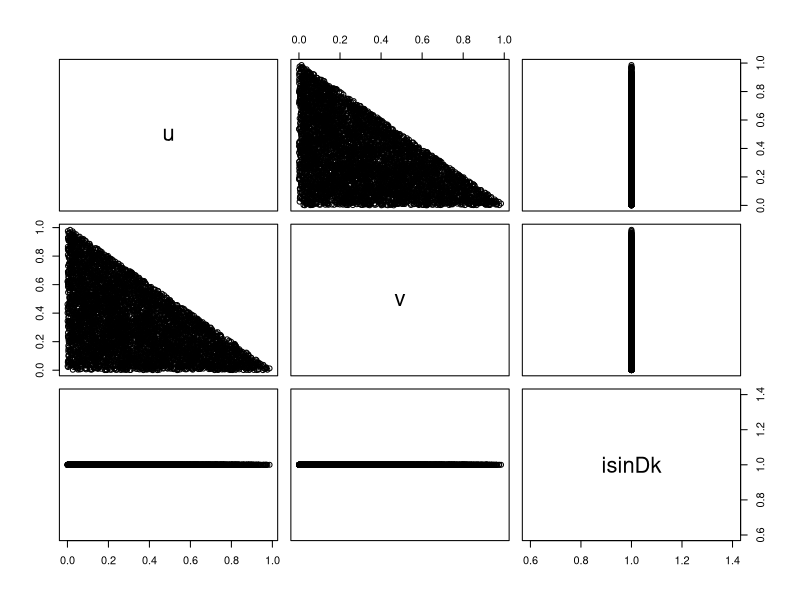
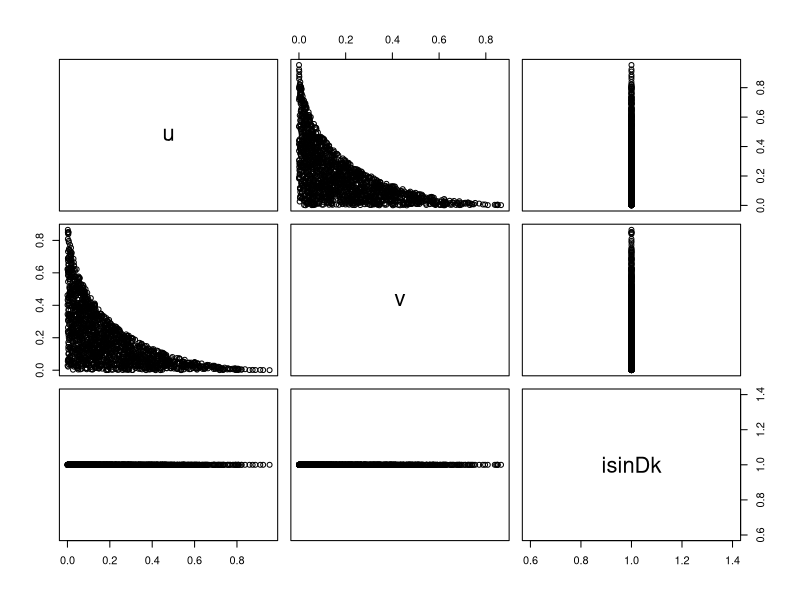
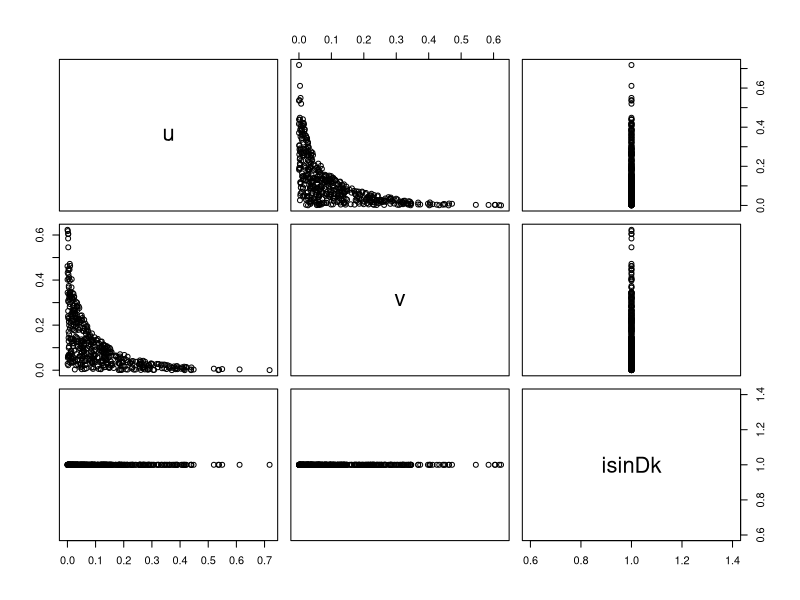
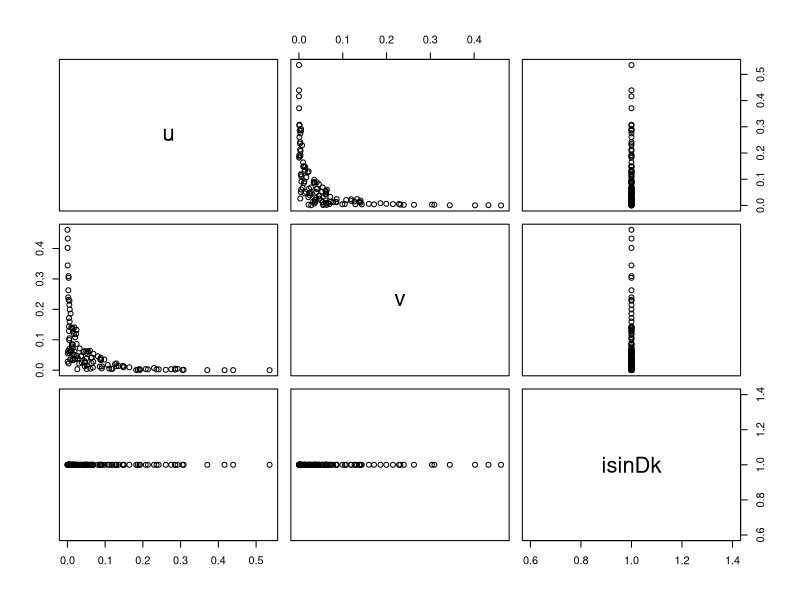
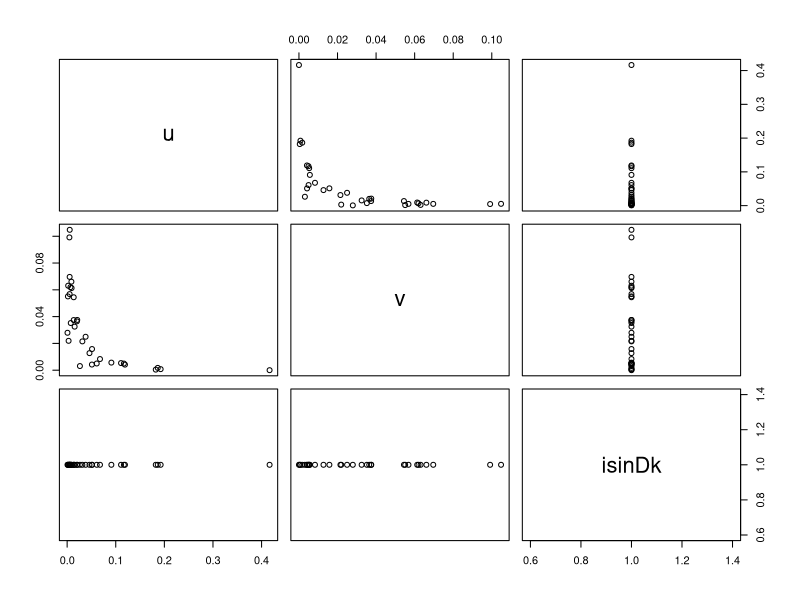

R code for these plots, in order: (Note: this script raises an error after producing the figures.)
#Devoir Maison n°1
#04/10/2020
#Florent Jakubowski

#I.1 1ère variante : méthode du rejet ####

simuRejection <- function(k, n, seed, isPlotted = FALSE){
  # Input
  #k dégrés du polynôme
  #n nombres de point à tester
  #seed graine pour la génération aléatoire
  #isPlotted Booléen pour afficher ou non le plot à chaque étape
  
  #1ère étape : générer n couple (u,v) aléatoire avec u et v compris [0;1]
  set.seed(seed)
  u <- runif(n) # generate samples from uniform distribution (0.0, 1.0)
  v <- runif(n)
  isinDk <- vector(,n)
  df <- data.frame(u, v, isinDk)
  
  #condition
  for(i in 1:n){
    if ( df$u[i]^(1/k) + df$v[i]^(1/k) <= 1 ){
      df$isinDk[i] <- TRUE
    }
  }
  
  if(isPlotted) {plot(df[(df$isinDk == TRUE),])}
  
}

simuRejection(1, 10000, 7)

#I.2 Mesure de la dégradation du temps de calcul ####

estimateTime <- function(k, n, seed, isPlotted = FALSE){
  for(j in k){
    print( paste("k : ",  k, " : ", system.time(simuRejection(j, n, seed, isPlotted))) )
  }
}

k <- c(1,2,3,4,5,10,20, 30, 40)

estimateTime(k, 10000, 7, TRUE)

#II Echantillonage de Gibbs####

gibbs<-function (n) 
{
  mat <- matrix(ncol = 2, nrow = n)
  x <- 0
  y <- 0
  mat[1, ] <- c(x, y)
  for (i in 2:n) {
    x <- runif(n) 
    y <- runif(n)
    mat[i, ] <- c(x, y)
  }
  mat
}

bvn<-gibbs(10000)
par(mfrow=c(3,2))
plot(bvn,col=1:10000)
plot(bvn,type="l")
plot(ts(bvn[,1]))
plot(ts(bvn[,2]))
hist(bvn[,1],40)
hist(bvn[,2],40)
par(mfrow=c(1,1))

